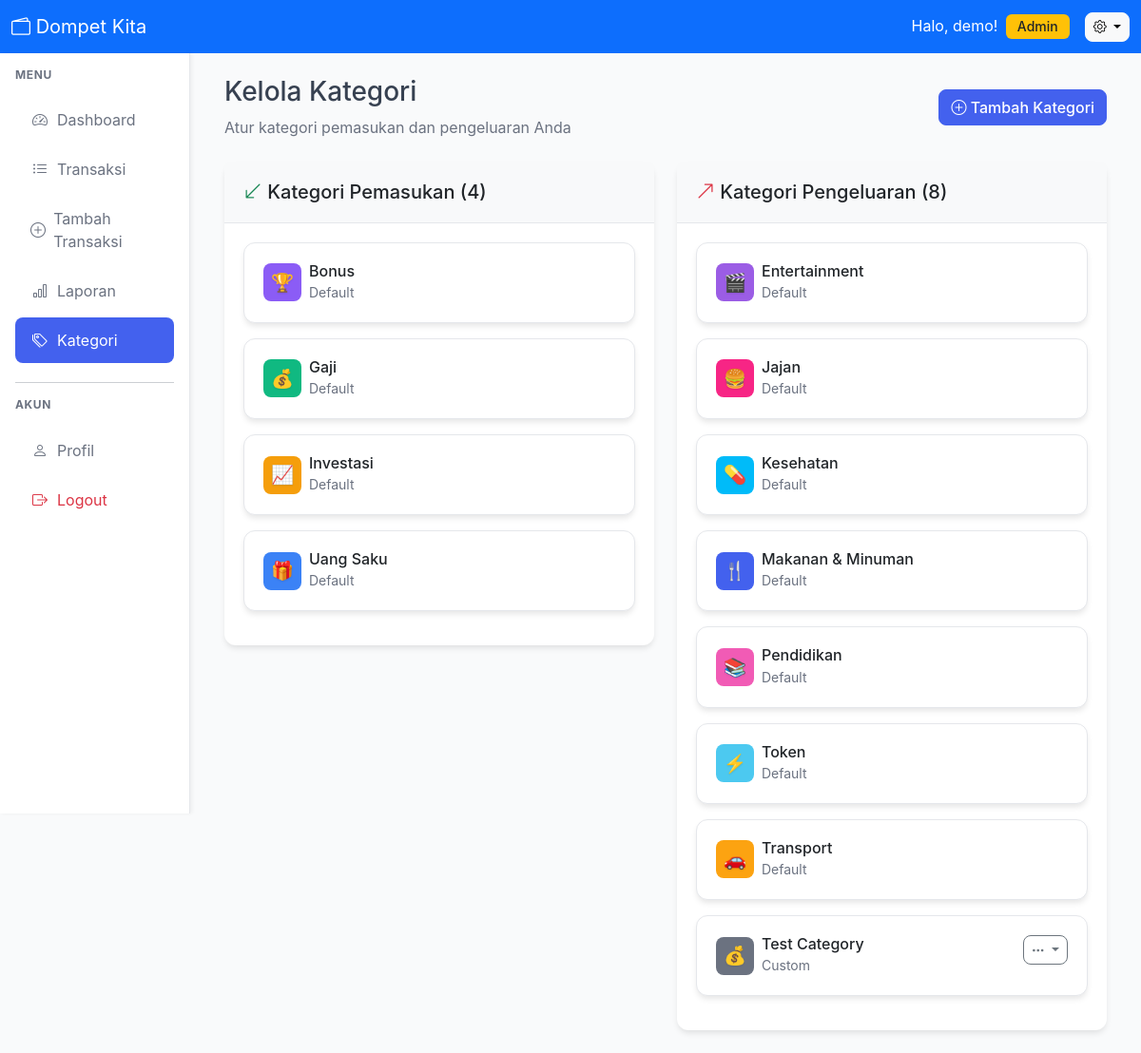
Screenshot of /user/categories.php (signed in) with the database file from the repository.
### tables this page shows
CREATE TABLE `categories` (
  `id` int NOT NULL,
  `user_id` int DEFAULT NULL,
  `name` varchar(100) NOT NULL,
  `icon` varchar(10) DEFAULT 0xF09F92B0,
  `color` varchar(7) DEFAULT '#6b7280',
  `type` enum('income','expense') NOT NULL,
  `is_default` tinyint(1) DEFAULT '0',
  `created_at` timestamp NULL DEFAULT CURRENT_TIMESTAMP
);

### crud/category-crud.php (called while the page is built, shortened)
<?php
function getAllCategories($user_id, $type = null) {
    $db = getDB();
    $where = "WHERE (user_id = ? OR is_default = TRUE) AND name IS NOT NULL AND name != ''";
    $params = [$user_id];
    $types = "i";
    $stmt = $db->prepare("SELECT id, name, icon, color, type, is_default, user_id FROM categories $where ORDER BY is_default DESC, name");
    $stmt->bind_param($types, ...$params);
    $stmt->execute();
    return $stmt->get_result()->fetch_all(MYSQLI_ASSOC);
}
?>

### user/categories.php (the view, shortened to what this page needs)
<?php
require_once '../crud/category-crud.php';
$user_id = $_SESSION['user_id'];
$categories = getAllCategories($user_id);
$income_categories = array_filter($categories, fn($cat) => $cat['type'] === 'income');
$expense_categories = array_filter($categories, fn($cat) => $cat['type'] === 'expense');
include '../includes/header.php';
include '../includes/sidebar.php';
?>
<div class="d-flex justify-content-between align-items-center mb-4">
    <div>
        <h1 class="h3">Kelola Kategori</h1>
        <p class="text-muted mb-0">Atur kategori pemasukan dan pengeluaran Anda</p>
    </div>
    <button class="btn btn-primary" data-bs-toggle="modal" data-bs-target="#addCategoryModal">
        <i class="bi bi-plus-circle"></i> Tambah Kategori
    </button>
</div>
<div class="row">
    <div class="col-md-6">
        <div class="card">
            <div class="card-header d-flex justify-content-between align-items-center">
                <h5 class="mb-0">
                    <i class="bi bi-arrow-down-left text-success"></i>
                    Kategori Pemasukan (<?php echo count($income_categories); ?>)
                </h5>
            </div>
            <div class="card-body">
                <div class="row">
                    <?php foreach ($income_categories as $category): ?>
                    <div class="col-12 mb-3">
                        <div class="card category-card">
                            <div class="card-body">
                                <div class="d-flex justify-content-between align-items-start">
                                    <div class="d-flex align-items-center">
                                        <span class="category-icon me-2" style="background-color: <?php echo $category['color']; ?>">
                                            <?php echo $category['icon']; ?>
                                        </span>
                                        <div>
                                            <h6 class="mb-0"><?php echo htmlspecialchars($category['name']); ?></h6>
                                            <?php if ($category['is_default']): ?>
                                            <small class="text-muted">Default</small>
                                            <?php else: ?>
                                            <small class="text-muted">Custom</small>
                                            <?php endif; ?>
                                        </div>
                                    </div>
                                </div>
                            </div>
                        </div>
                    </div>
                    <?php endforeach; ?>
                </div>
            </div>
        </div>
    </div>
    <div class="col-md-6">
        <div class="card">
            <div class="card-header d-flex justify-content-between align-items-center">
                <h5 class="mb-0">
                    <i class="bi bi-arrow-up-right text-danger"></i>
                    Kategori Pengeluaran (<?php echo count($expense_categories); ?>)
                </h5>
            </div>
            <div class="card-body">
                <div class="row">
                    <?php foreach ($expense_categories as $category): ?>
                    <div class="col-12 mb-3">
                        <div class="card category-card">
                            <div class="card-body">
                                <div class="d-flex justify-content-between align-items-start">
                                    <div class="d-flex align-items-center">
                                        <span class="category-icon me-2" style="background-color: <?php echo $category['color']; ?>">
                                            <?php echo $category['icon']; ?>
                                        </span>
                                        <div>
                                            <h6 class="mb-0"><?php echo htmlspecialchars($category['name']); ?></h6>
                                            <?php if ($category['is_default']): ?>
                                            <small class="text-muted">Default</small>
                                            <?php else: ?>
                                            <small class="text-muted">Custom</small>
                                            <?php endif; ?>
                                        </div>
                                    </div>
                                    <?php if (!$category['is_default']): ?>
                                    <div class="dropdown">
                                        <button class="btn btn-sm btn-outline-secondary dropdown-toggle" data-bs-toggle="dropdown">
                                            <i class="bi bi-three-dots"></i>
                                        </button>
                                    </div>
                                    <?php endif; ?>
                                </div>
                            </div>
                        </div>
                    </div>
                    <?php endforeach; ?>
                </div>
            </div>
        </div>
    </div>
</div>
<?php
include '../includes/footer.php';
?>

### assets/css/style.css (style rules this page uses)
:root { --primary: #4361ee; --secondary: #3a0ca3; --success: #10b981; --danger: #ef4444; --warning: #f59e0b; --info: #3b82f6; --light: #f8f9fa; --dark: #1f2937; --gray: #6b7280; }
body { background-color: #f9fafb; font-family: 'Inter', -apple-system, BlinkMacSystemFont, 'Segoe UI', Roboto, sans-serif; color: #374151; }
.btn { border-radius: 8px; font-weight: 500; transition: all 0.2s; }
.btn-primary { background-color: var(--primary); border-color: var(--primary); }
.card { border-radius: 12px; border: none; box-shadow: 0 4px 6px -1px rgba(0, 0, 0, 0.1); }
.card-header { background-color: #f8f9fa; border-bottom: 1px solid #e5e7eb; border-radius: 12px 12px 0 0; padding: 1.25rem; }
.card-body { padding: 1.25rem; }
.card { animation: fadeIn 0.3s ease-out; }
.text-muted { color: #6b7280 !important; }
.category-card { transition: transform 0.2s, box-shadow 0.2s; border: 1px solid #e5e7eb; }
.category-icon { width: 40px; height: 40px; border-radius: 8px; display: flex; align-items: center; justify-content: center; font-size: 1.2rem; color: white; text-shadow: 0 1px 2px rgba(0, 0, 0, 0.1); }

### rows the page displays
categories: icon "🏆", name "Bonus", is_default "Default"
categories: icon "💰", name "Gaji", is_default "Default"
categories: icon "📈", name "Investasi", is_default "Default"
categories: icon "🎁", name "Uang Saku", is_default "Default"
categories: icon "🎬", name "Entertainment", is_default "Default"
categories: icon "🍔", name "Jajan", is_default "Default"
categories: icon "💊", name "Kesehatan", is_default "Default"
categories: icon "🍴", name "Makanan & Minuman", is_default "Default"
categories: icon "📚", name "Pendidikan", is_default "Default"
categories: icon "⚡", name "Token", is_default "Default"
categories: icon "🚗", name "Transport", is_default "Default"
categories: icon "💰", name "Test Category", is_default "Custom"

### other values shown
$username "demo"
count($income_categories) "4"
count($expense_categories) "8"
